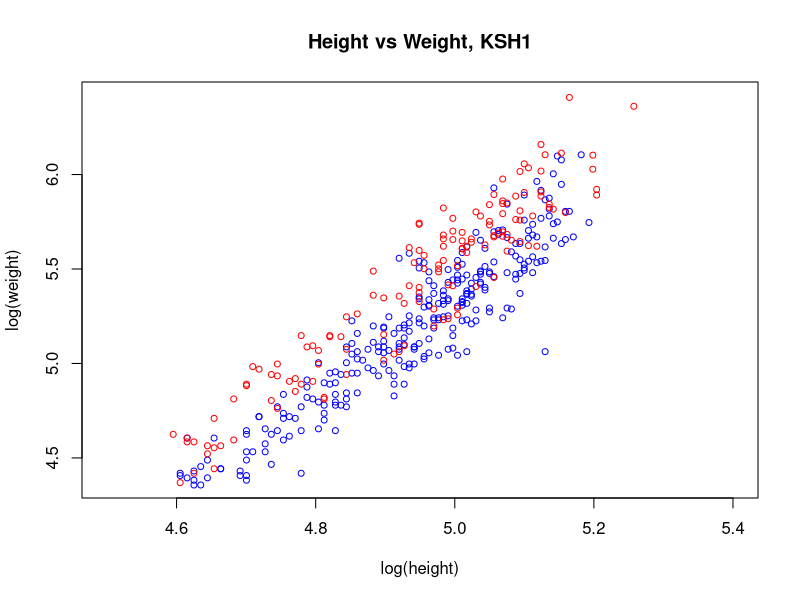

The R source for this figure: (Note: this script raises an error after producing the figure.)
# load ----
library(tidyverse)
theme_set(theme_bw()+ 
            theme(panel.grid.major = element_blank(),
                  panel.grid.minor = element_blank()))
# data ----
#clean up event data- change names and data types etc.
events <- read.csv('./data/events_2016_161027.csv')
events %>% mutate(ID = gsub(" ", "", STATION_ID),date = as.Date(DATE_SET, format='%m-%d-%Y'),
                  year = as.numeric(format(date, "%Y"))) %>% 
  select(year=year, date=date, Event = EVENT_ID, District = DISTRICT, 
         Dredge = DREDGE_ID, Bed = BED_SW, Type = STATION_TYPE, ID = ID, 
         slat = START_LATITUDE, slon=START_LONGITUDE, sdepth = DEPTH_START_F, 
         stime = START_TIME, speed=TOW_SPEED, maxdepth=Max_Dpth_fa, mindepth=Min_Dpth_fa, 
         elat=END_LATITUDE, elon=END_LONGITUDE, edepth=DEPTH_END_F, etime=END_TIME, 
         calc_length=TOW_LENGTH_CALC, field_length=TOW_LENGTH_FIELD,length=TOW_LENGTH_DESIGNATED,
         performance=GEAR_PERFORMANCE_CODE_SW) %>% 
  filter (performance == 1, Type != "Ancillary") -> event

catch <- read.csv('./data/catchComp_2016_161027.csv')
catch %>% select(Event = EVENT_ID, species=RACE_CODE, 
                 size_class=SCAL_SIZE_CLASS, count=COUNT,
                 sample_wt=SAMPLE_WT_KG, cond = CONDITION_CODE_RII, 
                 sample_type = SAMPLE_TYPE)  %>%
  filter (Event %in% event$Event) -> catch

awl <- read.csv('./data/awl_2016_161027.csv')
awl %>% select(Event = EVENT_ID, species=RACE_CODE, weight=WHOLE_WT_GRAMS, SC = SCAL_SIZE_CLASS, meat = MEAT_WEIGHT_GRAMS,
               worm=SHELL_WORM_SW, height=SHELL_HEIGHT_MM, sex=SEX_SW, 
               gonad_cond=SCAL_GONAD_COND, blister=MUD_BLISTER_SW, 
               meat_cond=MEAT_CONDITION_SW, clapper = CLAPPER, 
               sample_type = SAMPLE_TYPE) %>%
  filter (Event %in% event$Event, species == 74120, is.na(clapper), !is.na(weight)) -> awl

##plots KHS1 WW/SH and plots emailed 160203 ----
#Wholeweight/height relationship, KSH 1, May and July 
#awl %>% filter(SC == 1) -> awl  # larges only for plots emailed. 
awl %>% left_join(event) -> awl 
awl$Month <- factor(months(awl$date), levels = c("January","February","March", "April","May","June","July","August","September", "October","November","December"))
#filter(awl, Month != "April") -> awl
awl$WH <- awl$weight/awl$height
filter(awl, Month == "May") -> may
filter(awl, Month == "July") -> july
plot(log(may$weight) ~ log(may$height), col = 'red', xlim = c(4.5, 5.4), 
     main = "Height vs Weight, KSH1", xlab = "log(height)", ylab = "log(weight)", type = "n")
points(log(july$weight) ~ log(july$height), col = 'blue', add = T, cex = .8 )
points(log(may$weight) ~ log(may$height), col = 'red', add = T, cex = .8)
legend(locator(1), c("May","July"), col= c('red','blue'), cex = c(.8,.8), pch = c(1,1))
mod.may <- lm(log(may$weight) ~ log(may$height))
abline(mod.may, add = T, col = "red")
mod.july <- lm(log(july$weight) ~ log(july$height))
abline(mod.july, add = T, col = "blue")

#densitiy plot weight/height KSH1 
 qplot(WH, data=awl, geom="density", fill=Month, alpha=I(.5),
       xlab="Weight/Height",
      ylab="Density") -> m
 m + scale_fill_manual(values=c("lightblue1", "plum2", "lightsalmon1"))
      
#Density plot of MRR (MW/WW) by month 
awl$MR <- awl$meat/awl$weight 
qplot(MR,  data=awl, geom="density", fill=Month, alpha=I(.5),
      xlab="Meat Weight/ Round Weight",
      ylab="Density") -> mr
mr + scale_fill_manual(values=c( "#f0f0f0",  "#bdbdbd", "#636363")) + theme(legend.position=c(.75, .75))


